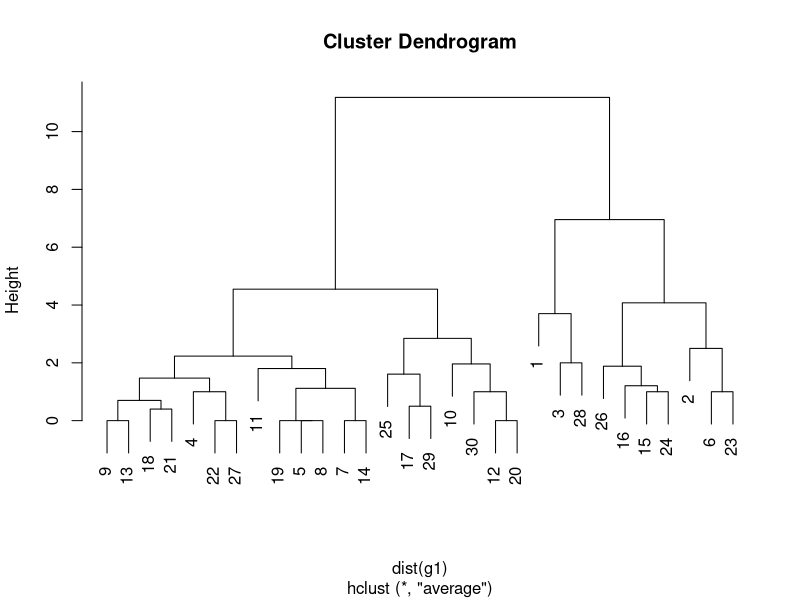
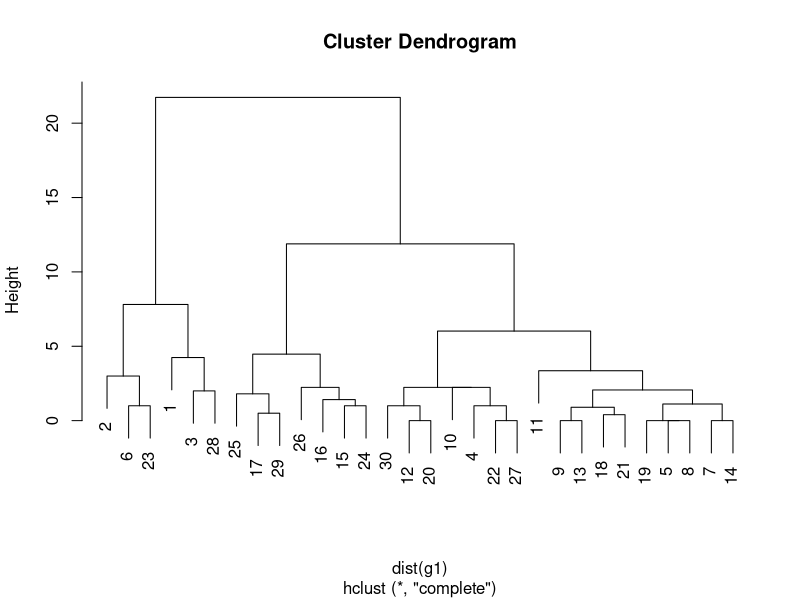
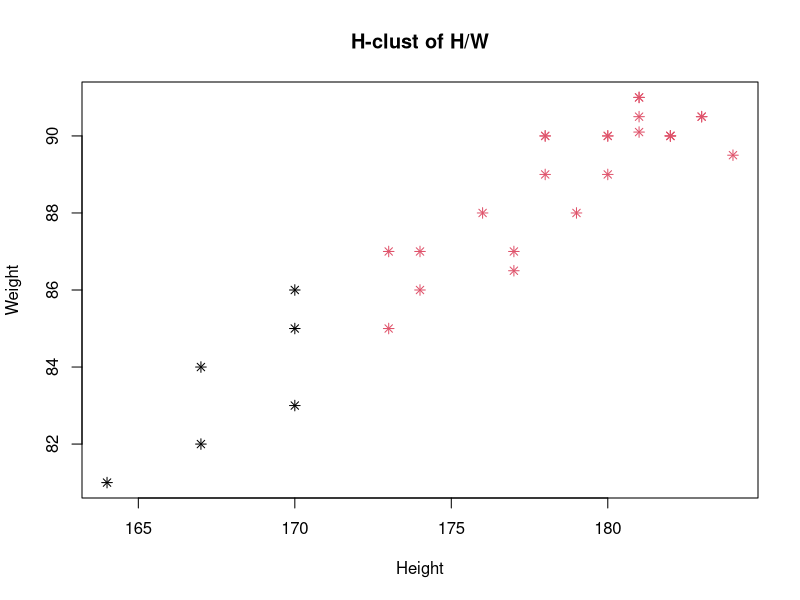
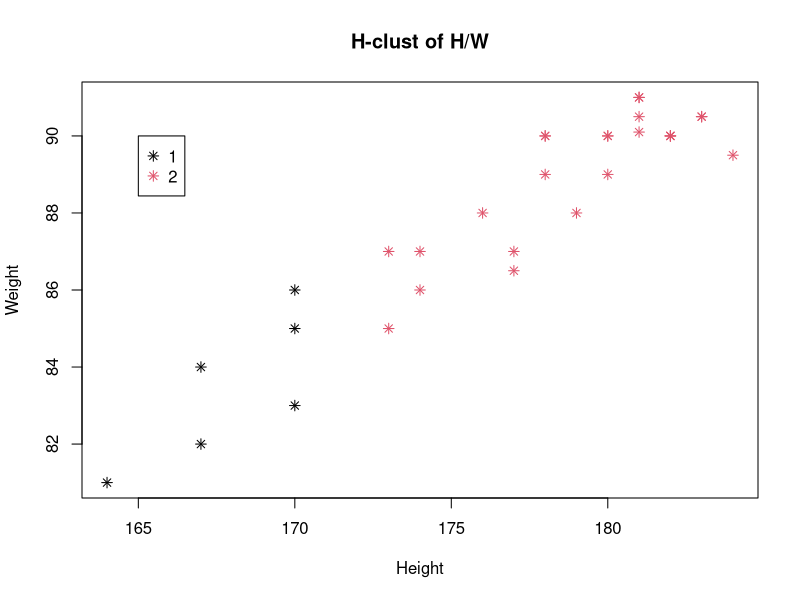
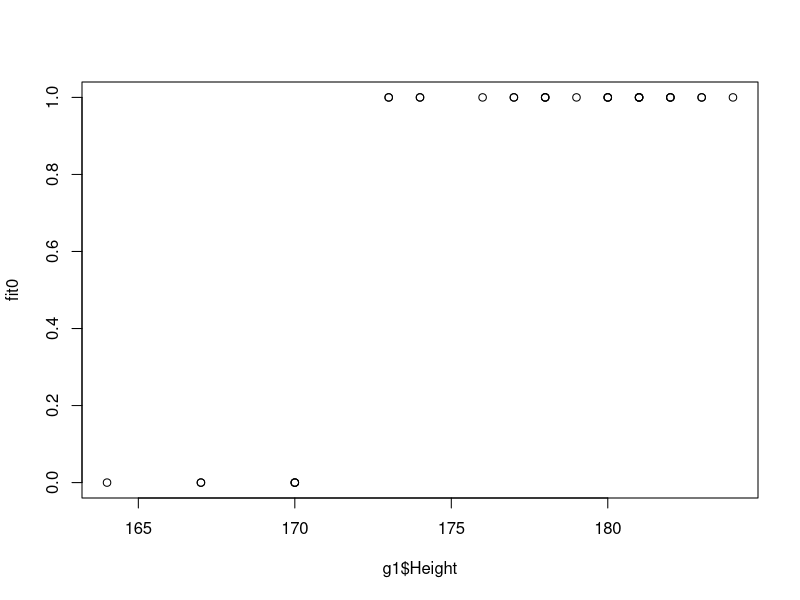

Recreate these plots in R, in order.
##+++++++++++++++++++++++++++++++++++++++++++++##
#                                               #
#        Clustering//H-Clustering               #
#                                               #
##++++++++++++++++++++++++++++++++++++++++++++++#


setwd("G:/My Drive/Spring23/ITC360/Datasets")
##a new data set on students scores and grades (real dataset)
library(dplyr)
g=read.csv("employee.csv")
names(g)

##cluster the employees wrt to their H/W

g1=g %>%
  select(Height, Weight)

head(g1)


h1=hclust(dist(g1), method = "average")
plot(h1)

h1=hclust(dist(g1), method = "complete")

plot(h1)

hw.cl=cutree(h1, 2)
hw.cl

g1=g1 %>%
  mutate(hw.cl)
head(g1)
View(g1)

g2=data.frame(g1$Height, g1$Weight, hw.cl)
View(g2)
##+++++++++++++++++##+++++++++++++++##++++++++++++##
###visualize the clusters
plot(g2$g1.Height, g2$g1.Weight,
     col=g2$hw.cl, 
     xlab = "Height", 
     ylab = "Weight", 
     main = "H-clust of H/W", 
     pch=8)



plot(g1$Height, g1$Weight,
     col=g1$hw.cl, 
     xlab = "Height", 
     ylab = "Weight", 
     main = "H-clust of H/W", 
     pch=8)

legend(165,90,unique(g1$hw.cl),
       col=1:length(g1$hw.cl),pch=8)

##++++++++++++++++++++++++++++++++++++++++++++++++##

###Now we have labeled the variables, create a dummy classifier 
head(g1)
g1=g1%>%
  mutate(y=ifelse(hw.cl==1, 0, 1))
head(g1)

##Lets make prediction using logistic regression
#usign y as classifier

cl0=glm(y~Height+Weight, data = g1, family = "binomial")
fit0=cl0$fitted.values
plot(g1$Height, fit0)

###New data 
Height=c(186, 166)
Weight=c(90, 60)
new.data=data.frame(cbind(Height,Weight))
head(new.data)

p=predict(cl0, new.data, type = "response")
p
round(p)
